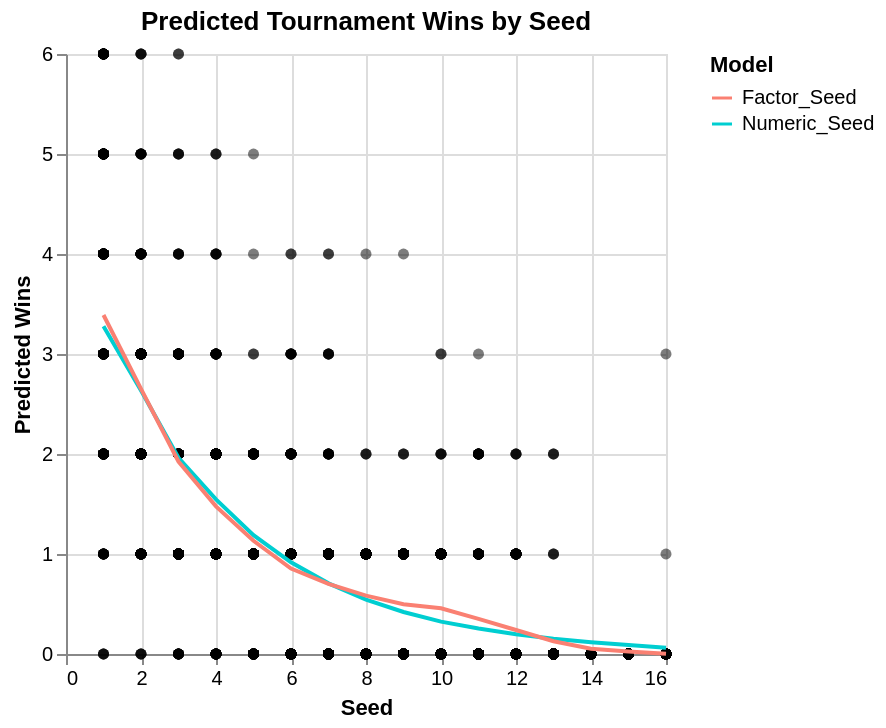

Notebook source saved alongside this figure:
### Code cell
marchmadness["Numeric_Seed"] = poisson_model.predict()
marchmadness["Factor_Seed"] = poisson_model_factor.predict()

plot_data = pd.melt(
    marchmadness,
    id_vars=["seed", "tourney_wins"],
    value_vars=["Numeric_Seed", "Factor_Seed"],
    var_name="model",
    value_name="predicted",
)

points = alt.Chart(plot_data).mark_circle(opacity=0.3, color="black").encode(
    x=alt.X("seed").title("Seed"),
    y=alt.Y("tourney_wins:Q").title("Predicted Wins")
)

lines = alt.Chart(plot_data).mark_line(size=2).encode(
    x=alt.X("seed"),
    y="predicted:Q",
    color=alt.Color("model:N")
        .title("Model")
        .scale(alt.Scale(domain=["Factor_Seed", "Numeric_Seed"],
                         range=["salmon", "darkturquoise"]
                        )
              )
).transform_loess(on="seed", loess="predicted", groupby=["model"])


(points + lines).properties(title='Predicted Tournament Wins by Seed')

### Figure 1 — Vega-Lite specification as saved in the notebook (floating-point values rounded to 4 significant figures; data arrays with more than 128 entries replaced by an {"elided": "..."} marker saying what was removed)
{"config": {"view": {"continuousWidth": 300, "continuousHeight": 300}}, "layer": [{"mark": {"type": "circle", "color": "black", "opacity": 0.3}, "encoding": {"x": {"field": "seed", "title": "Seed", "type": "quantitative"}, "y": {"field": "tourney_wins", "title": "Predicted Wins", "type": "quantitative"}}}, {"mark": {"type": "line", "size": 2}, "encoding": {"color": {"field": "model", "scale": {"domain": ["Factor_Seed", "Numeric_Seed"], "range": ["salmon", "darkturquoise"]}, "title": "Model", "type": "nominal"}, "x": {"field": "seed", "type": "quantitative"}, "y": {"field": "predicted", "type": "quantitative"}}, "transform": [{"loess": "predicted", "on": "seed", "groupby": ["model"]}]}], "data": {"name": "data-bfdf80808a538dbdfc8db11c4f5e280e"}, "title": "Predicted Tournament Wins by Seed", "$schema": "https://vega.github.io/schema/vega-lite/v5.20.1.json", "datasets": {"data-bfdf80808a538dbdfc8db11c4f5e280e": {"elided": "4168 records"}}}
